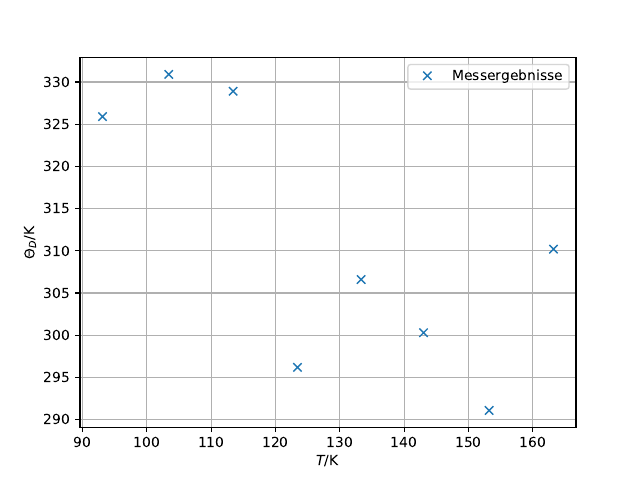

Source code (Python):
import numpy as np
import sympy
import matplotlib.pyplot as plt
from scipy.optimize import curve_fit
from pylab import figure, axes, pie, title, show

print('Graphikbitte')
print('Steigung','Y-Achsenabschnitt')
T, Td = np.loadtxt('tab5.txt', unpack=True,delimiter=',')
#
#def f(x,a,b):
#    return a*x+b
#Werte, Fehler = curve_fit(f, x, y)
#print(Werte)
#print(np.sqrt(np.diag(Fehler)))
#
#x_new = np.linspace(x[0], x[-1], 500)



plt.figure(1)
plt.plot(T,Td,'x', label='Messergebnisse')
#plt.plot(x_new,f(x_new,*Werte),'-', label='Lineare Regression')
plt.xlabel('$T$/K')
plt.ylabel(r'$\Theta_{D}$/K')
plt.grid()
plt.legend()




plt.savefig('ende.pdf')
print ('Fertig')